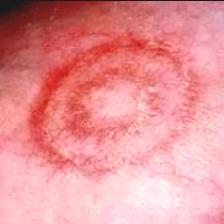
#> input picture dataset3/annular/a1train/annular_patch/1.jpg, 224 x 224 px
$ python -i dataset_scharr.py   (imports and definitions only)   (older library calls are emulated)
#> lines starting #> are read from the running program, lines starting #| are printed output that depends on the picture
#> in process_image, img is the input picture: shape (224, 224, 3); mean R, G, B 231.2, 146.1, 150.9
"""
Scharr

requires splitting dataset into training/tes

Usage:
  python dataset_to_edges_scharr.py --root ../dataset3/m1_lesion_form --grayscale
"""

import argparse
import os
import sys
from typing import List, Tuple

import numpy as np
import cv2
from PIL import Image


def scharr_edges(img: np.ndarray) -> np.ndarray:
    if img.ndim == 3:
        gray = cv2.cvtColor(img.astype(np.uint8), cv2.COLOR_RGB2GRAY)
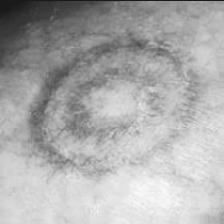
#> gray: shape (224, 224); min 20, max 249, mean 172.1
    else:
        gray = img.astype(np.uint8)

    gx = cv2.Scharr(gray, cv2.CV_64F, 1, 0)
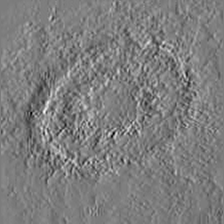
#> gx: shape (224, 224) float64; min -798, max 835, mean 7.7; drawn with min black and max white
    gy = cv2.Scharr(gray, cv2.CV_64F, 0, 1)
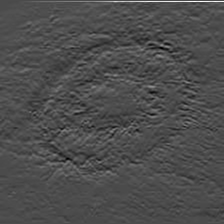
#> gy: shape (224, 224) float64; min -939, max 2216, mean 22.1; drawn with min black and max white

    magnitude = np.sqrt(gx ** 2 + gy ** 2)
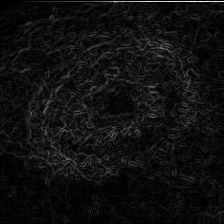
#> magnitude: shape (224, 224) float64; min 0, max 2217.4, mean 142.2; drawn with min black and max white

    magnitude = cv2.normalize(magnitude, None, 0, 255, cv2.NORM_MINMAX)
    return magnitude.astype(np.uint8)


def process_image(src_path: str, dst_path: str, as_rgb: bool = True) -> None:
    img = np.array(Image.open(src_path).convert("RGB"))
    edges = scharr_edges(img)
    if as_rgb:
        out = np.stack([edges, edges, edges], axis=-1)
    else:
        out = edges
    Image.fromarray(out).save(dst_path, quality=95)


# [117 lines left out: functions collect_images, main, not called in this run]


# [2 lines not run here, left out]

>>> result = process_image('dataset3/annular/a1train/annular_patch/1.jpg', 'out.png')
